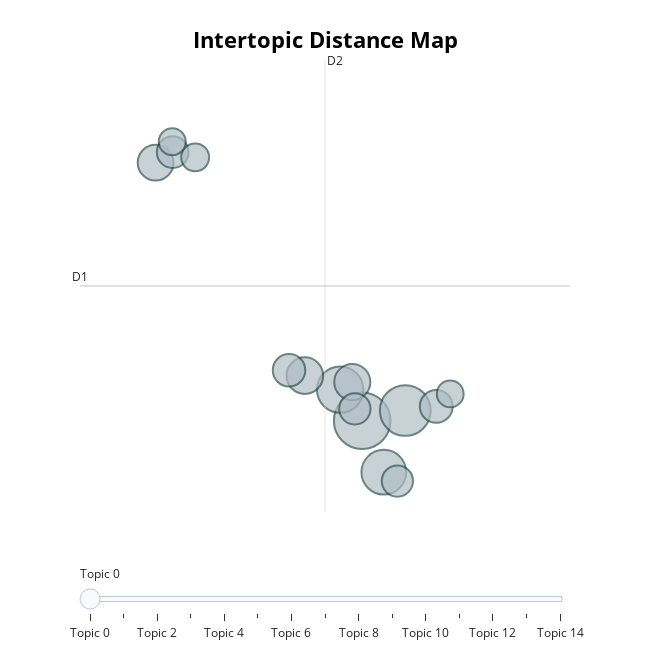

Source (notebook cell):
### Code cell
# create graph of topics
topic_model.visualize_topics()

### Figure 1 — Plotly figure (JSON) as saved in the notebook; plotly's stock layout.template omitted (floating-point values rounded to 4 significant figures)
{"data": [{"customdata": [[0, "patients | medical | patient | care | hospital", 1327], [1, "news | the | and | of | to", 1066], [2, "music | guitar | song | songs | rock", 892], [3, "god | religion | people | like | religious", 828], [4, "court | trump | supreme | judge | kanye", 556], [5, "game | games | video | play | like", 540], [6, "field | displaystyle | is | the | of", 531], [7, "cup | league | the | teams | football", 446], [8, "guests | paul | wheaton | wil | savage", 437], [9, "experience | the | is | of | experiences", 414], [10, "math | school | mathematics | college | like", 407], [11, "hitler | the | of | to | that", 404], [12, "law | laws | of | the | model", 323], [13, "schizophrenia | cannabis | of | in | and", 302], [14, "disaster | disasters | volcano | flood | floods", 298]], "hovertemplate": "<b>Topic %{customdata[0]}</b><br>Words: %{customdata[1]}<br>Size: %{customdata[2]}", "legendgroup": "", "marker": {"color": "#B0BEC5", "line": {"color": "DarkSlateGrey", "width": 2}, "size": [1327, 1066, 892, 828, 556, 540, 531, 446, 437, 414, 407, 404, 323, 302, 298], "sizemode": "area", "sizeref": 0.8294, "symbol": "circle"}, "mode": "markers", "name": "", "orientation": "v", "showlegend": false, "type": "scatter", "x": [13.89, 14.73, 13.46, 14.31, 12.77, 13.7, 9.853, 15.34, 12.46, 10.19, 13.75, 14.58, 10.63, 10.18, 15.61], "xaxis": "x", "y": [8.257, 8.574, 9.223, 6.661, 9.656, 9.455, 16.26, 8.701, 9.822, 16.58, 8.626, 6.384, 16.42, 16.91, 9.09], "yaxis": "y"}], "layout": {"annotations": [{"showarrow": false, "text": "D1", "x": 8.375, "y": 12.43, "yshift": 10}, {"showarrow": false, "text": "D2", "x": 13.16, "xshift": 10, "y": 19.44}], "height": 650, "hoverlabel": {"bgcolor": "white", "font": {"family": "Rockwell", "size": 16}}, "legend": {"itemsizing": "constant", "tracegroupgap": 0}, "margin": {"t": 60}, "shapes": [{"line": {"color": "#CFD8DC", "width": 2}, "type": "line", "x0": 13.16, "x1": 13.16, "y0": 5.427, "y1": 19.44}, {"line": {"color": "#9E9E9E", "width": 2}, "type": "line", "x0": 8.375, "x1": 17.95, "y0": 12.43, "y1": 12.43}], "sliders": [{"active": 0, "pad": {"t": 50}, "steps": [{"args": [{"marker.color": [["red", "#B0BEC5", "#B0BEC5", "#B0BEC5", "#B0BEC5", "#B0BEC5", "#B0BEC5", "#B0BEC5", "#B0BEC5", "#B0BEC5", "#B0BEC5", "#B0BEC5", "#B0BEC5", "#B0BEC5", "#B0BEC5"]]}], "label": "Topic 0", "method": "update"}, {"args": [{"marker.color": [["#B0BEC5", "red", "#B0BEC5", "#B0BEC5", "#B0BEC5", "#B0BEC5", "#B0BEC5", "#B0BEC5", "#B0BEC5", "#B0BEC5", "#B0BEC5", "#B0BEC5", "#B0BEC5", "#B0BEC5", "#B0BEC5"]]}], "label": "Topic 1", "method": "update"}, {"args": [{"marker.color": [["#B0BEC5", "#B0BEC5", "red", "#B0BEC5", "#B0BEC5", "#B0BEC5", "#B0BEC5", "#B0BEC5", "#B0BEC5", "#B0BEC5", "#B0BEC5", "#B0BEC5", "#B0BEC5", "#B0BEC5", "#B0BEC5"]]}], "label": "Topic 2", "method": "update"}, {"args": [{"marker.color": [["#B0BEC5", "#B0BEC5", "#B0BEC5", "red", "#B0BEC5", "#B0BEC5", "#B0BEC5", "#B0BEC5", "#B0BEC5", "#B0BEC5", "#B0BEC5", "#B0BEC5", "#B0BEC5", "#B0BEC5", "#B0BEC5"]]}], "label": "Topic 3", "method": "update"}, {"args": [{"marker.color": [["#B0BEC5", "#B0BEC5", "#B0BEC5", "#B0BEC5", "red", "#B0BEC5", "#B0BEC5", "#B0BEC5", "#B0BEC5", "#B0BEC5", "#B0BEC5", "#B0BEC5", "#B0BEC5", "#B0BEC5", "#B0BEC5"]]}], "label": "Topic 4", "method": "update"}, {"args": [{"marker.color": [["#B0BEC5", "#B0BEC5", "#B0BEC5", "#B0BEC5", "#B0BEC5", "red", "#B0BEC5", "#B0BEC5", "#B0BEC5", "#B0BEC5", "#B0BEC5", "#B0BEC5", "#B0BEC5", "#B0BEC5", "#B0BEC5"]]}], "label": "Topic 5", "method": "update"}, {"args": [{"marker.color": [["#B0BEC5", "#B0BEC5", "#B0BEC5", "#B0BEC5", "#B0BEC5", "#B0BEC5", "red", "#B0BEC5", "#B0BEC5", "#B0BEC5", "#B0BEC5", "#B0BEC5", "#B0BEC5", "#B0BEC5", "#B0BEC5"]]}], "label": "Topic 6", "method": "update"}, {"args": [{"marker.color": [["#B0BEC5", "#B0BEC5", "#B0BEC5", "#B0BEC5", "#B0BEC5", "#B0BEC5", "#B0BEC5", "red", "#B0BEC5", "#B0BEC5", "#B0BEC5", "#B0BEC5", "#B0BEC5", "#B0BEC5", "#B0BEC5"]]}], "label": "Topic 7", "method": "update"}, {"args": [{"marker.color": [["#B0BEC5", "#B0BEC5", "#B0BEC5", "#B0BEC5", "#B0BEC5", "#B0BEC5", "#B0BEC5", "#B0BEC5", "red", "#B0BEC5", "#B0BEC5", "#B0BEC5", "#B0BEC5", "#B0BEC5", "#B0BEC5"]]}], "label": "Topic 8", "method": "update"}, {"args": [{"marker.color": [["#B0BEC5", "#B0BEC5", "#B0BEC5", "#B0BEC5", "#B0BEC5", "#B0BEC5", "#B0BEC5", "#B0BEC5", "#B0BEC5", "red", "#B0BEC5", "#B0BEC5", "#B0BEC5", "#B0BEC5", "#B0BEC5"]]}], "label": "Topic 9", "method": "update"}, {"args": [{"marker.color": [["#B0BEC5", "#B0BEC5", "#B0BEC5", "#B0BEC5", "#B0BEC5", "#B0BEC5", "#B0BEC5", "#B0BEC5", "#B0BEC5", "#B0BEC5", "red", "#B0BEC5", "#B0BEC5", "#B0BEC5", "#B0BEC5"]]}], "label": "Topic 10", "method": "update"}, {"args": [{"marker.color": [["#B0BEC5", "#B0BEC5", "#B0BEC5", "#B0BEC5", "#B0BEC5", "#B0BEC5", "#B0BEC5", "#B0BEC5", "#B0BEC5", "#B0BEC5", "#B0BEC5", "red", "#B0BEC5", "#B0BEC5", "#B0BEC5"]]}], "label": "Topic 11", "method": "update"}, {"args": [{"marker.color": [["#B0BEC5", "#B0BEC5", "#B0BEC5", "#B0BEC5", "#B0BEC5", "#B0BEC5", "#B0BEC5", "#B0BEC5", "#B0BEC5", "#B0BEC5", "#B0BEC5", "#B0BEC5", "red", "#B0BEC5", "#B0BEC5"]]}], "label": "Topic 12", "method": "update"}, {"args": [{"marker.color": [["#B0BEC5", "#B0BEC5", "#B0BEC5", "#B0BEC5", "#B0BEC5", "#B0BEC5", "#B0BEC5", "#B0BEC5", "#B0BEC5", "#B0BEC5", "#B0BEC5", "#B0BEC5", "#B0BEC5", "red", "#B0BEC5"]]}], "label": "Topic 13", "method": "update"}, {"args": [{"marker.color": [["#B0BEC5", "#B0BEC5", "#B0BEC5", "#B0BEC5", "#B0BEC5", "#B0BEC5", "#B0BEC5", "#B0BEC5", "#B0BEC5", "#B0BEC5", "#B0BEC5", "#B0BEC5", "#B0BEC5", "#B0BEC5", "red"]]}], "label": "Topic 14", "method": "update"}]}], "title": {"font": {"color": "Black", "size": 22}, "text": "<b>Intertopic Distance Map", "x": 0.5, "xanchor": "center", "y": 0.95, "yanchor": "top"}, "width": 650, "xaxis": {"anchor": "y", "domain": [0, 1], "range": [8.375, 17.95], "title": {"text": ""}, "visible": false}, "yaxis": {"anchor": "x", "domain": [0, 1], "range": [5.427, 19.44], "title": {"text": ""}, "visible": false}}}
